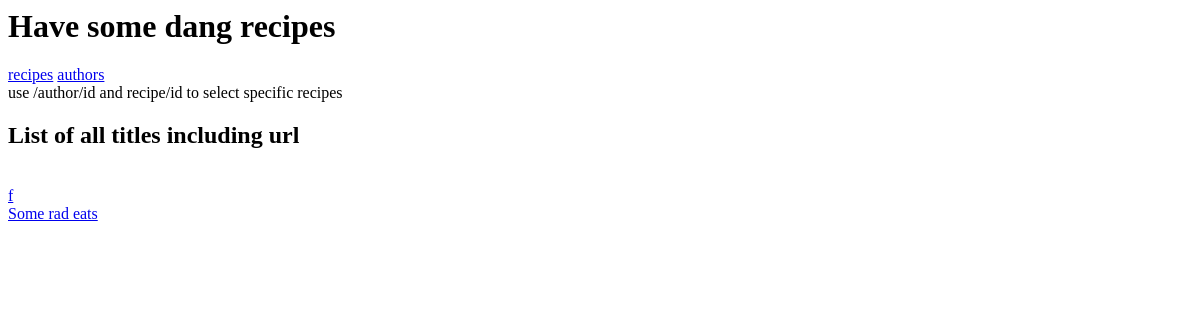
Before: / with the older database file.
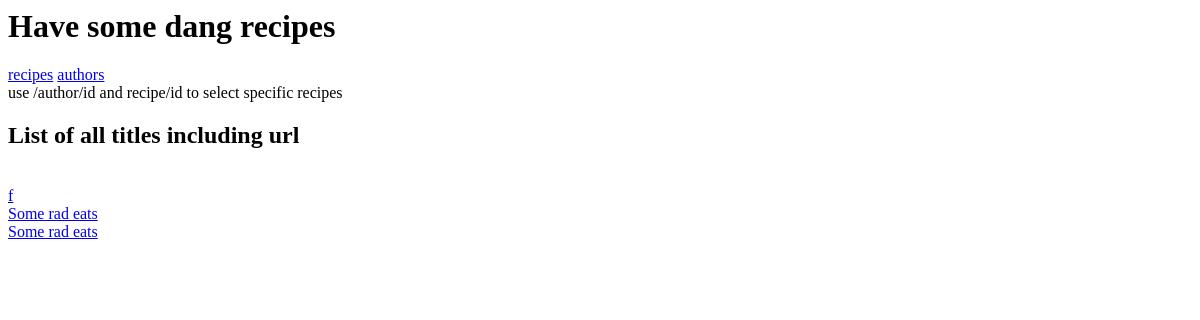
After: the same page with the newer database file.
### recipebox/models.py (models this page shows, shortened)
class Recipe(models.Model):
    title = models.CharField(max_length=64)
    author = models.ForeignKey("Author", on_delete=models.CASCADE)
    description = models.CharField(max_length=64)
    time_required = models.IntegerField()
    instructions = models.TextField()

### recipebox/views.py (the view)
# urls.py: path('', views.index, name="homepage"),
def index(request):
    html = "index.html"
    recipe_list = Recipe.objects.all()
    return render(request, html, {"recipes": recipe_list})

### recipebox/templates/index.html (shortened to what this page needs)
<h1>Have some dang recipes</h1>
<a href="{% url 'recipes' %}">recipes</a>
<a href="{% url 'authors' %}">authors</a>
use /author/id and recipe/id to select specific recipes
<h2>List of all titles including url</h2>
{% for recipe in recipes %}
  <a href="/recipe/{{ recipe.pk }}">{{ recipe.title }}</a>
{% endfor %}

Changed rows visible on the page:
added Recipe: title "Some rad eats"
